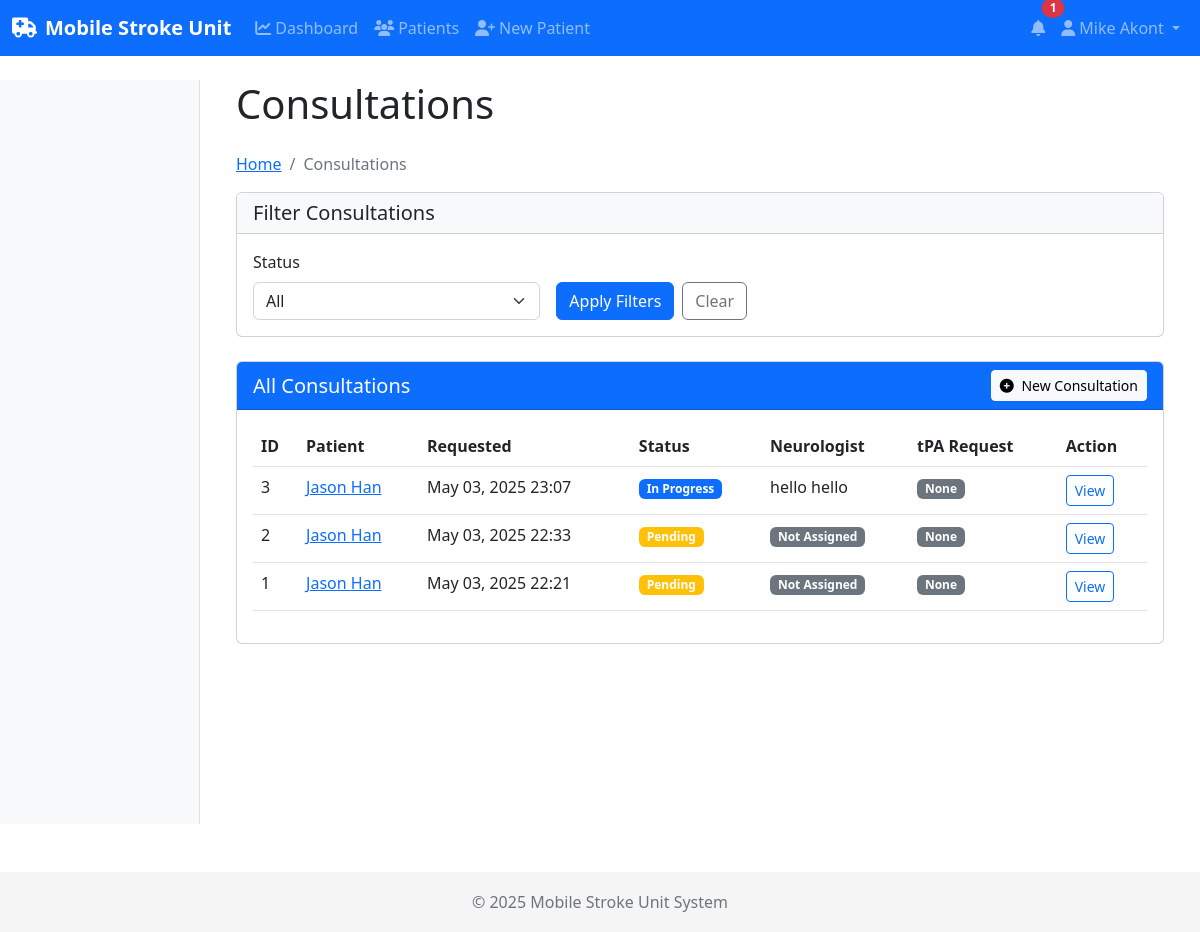
The page /consultations/ (signed in) on the database its author committed.
### accounts/models.py (models this page shows, shortened)
class User(AbstractUser):
    class Role(models.TextChoices):
        PATIENT = 'PATIENT', 'Patient'
        TECHNICIAN = 'TECHNICIAN', 'Technician'
        NEUROLOGIST = 'NEUROLOGIST', 'Neurologist'
    role = models.CharField(
        max_length=20,
        choices=Role.choices,
        default=Role.PATIENT
    )
    phone_number = models.CharField(max_length=15, blank=True)
    groups = models.ManyToManyField(
        'auth.Group',
        related_name='custom_user_set',
        blank=True,
        help_text='The groups this user belongs to. A user will get all permissions granted to each of their groups.',
        verbose_name='groups',
    )
    user_permissions = models.ManyToManyField(
        'auth.Permission',
        related_name='custom_user_set',
        blank=True,
        help_text='Specific permissions for this user.',
        verbose_name='user permissions',
    )
    @property
    def is_technician(self):
        return self.role == self.Role.TECHNICIAN
    @property
    def is_neurologist(self):
        return self.role == self.Role.NEUROLOGIST

### consultations/models.py (models this page shows, shortened)
class Consultation(models.Model):
    STATUS_CHOICES = [
        ('REQUESTED', 'Requested'),
        ('IN_PROGRESS', 'In Progress'),
        ('COMPLETED', 'Completed'),
        ('CANCELLED', 'Cancelled'),
    ]
    patient = models.ForeignKey(Patient, on_delete=models.CASCADE, related_name='consultations')
    requested_by = models.ForeignKey(User, on_delete=models.SET_NULL, null=True, related_name='requested_consultations')
    neurologist = models.ForeignKey(User, on_delete=models.SET_NULL, null=True, related_name='handled_consultations')
    requested_at = models.DateTimeField(auto_now_add=True)
    started_at = models.DateTimeField(null=True, blank=True)
    completed_at = models.DateTimeField(null=True, blank=True)
    status = models.CharField(max_length=20, choices=STATUS_CHOICES, default='REQUESTED')
    chief_complaint = models.TextField()
    notes = models.TextField(blank=True)
    diagnosis = models.TextField(blank=True)
    recommendations = models.TextField(blank=True)
    class Meta:
        ordering = ['-requested_at']

### patients/models.py (models this page shows, shortened)
class Patient(models.Model):
    GENDER_CHOICES = [
        ('M', 'Male'),
        ('F', 'Female'),
        ('O', 'Other'),
    ]
    first_name = models.CharField(max_length=100)
    last_name = models.CharField(max_length=100)
    date_of_birth = models.DateField()
    gender = models.CharField(max_length=1, choices=GENDER_CHOICES)
    phone_number = models.CharField(max_length=15, blank=True)
    address = models.TextField(blank=True)
    emergency_contact_name = models.CharField(max_length=100, blank=True)
    emergency_contact_phone = models.CharField(max_length=15, blank=True)
    medical_history = models.TextField(blank=True)
    current_medications = models.TextField(blank=True)
    allergies = models.TextField(blank=True)
    registered_by = models.ForeignKey(User, on_delete=models.SET_NULL, null=True, related_name='registered_patients')
    registration_date = models.DateTimeField(auto_now_add=True)
    user_account = models.OneToOneField(User, on_delete=models.SET_NULL, null=True, blank=True, related_name='patient_record')
    access_code = models.CharField(max_length=8, unique=True, blank=True, null=True)
    access_code_expiry = models.DateTimeField(blank=True, null=True)
    class Meta:
        ordering = ['-registration_date']

### consultations/views.py (the view)
# urls.py: path('', views.consultation_list, name='list'),
@login_required
def consultation_list(request):
    status_filter = request.GET.get('status', None)
    consultations = Consultation.objects.all()
    if status_filter:
        consultations = consultations.filter(status=status_filter)
    if hasattr(request.user, 'role'):
        if request.user.role == 'TECHNICIAN':
            consultations = consultations.filter(requested_by=request.user)
        elif request.user.role == 'NEUROLOGIST':
            consultations = consultations.filter(
                Q(neurologist=request.user) | Q(neurologist=None)
            )
    consultations = consultations.order_by('-requested_at')
    return render(request, 'consultations/consultation_list.html', {
        'consultations': consultations,
        'status_filter': status_filter,
    })

### templates/consultations/consultation_list.html (shortened to what this page needs)
{% extends "base.html" %}
{% block content %}
<div class="container">
    <h1 class="mb-4">Consultations</h1>
    <nav aria-label="breadcrumb">
        <ol class="breadcrumb">
            <li class="breadcrumb-item"><a href="{% url 'home' %}">Home</a></li>
            <li class="breadcrumb-item active">Consultations</li>
        </ol>
    </nav>
    <div class="card mb-4">
        <div class="card-header bg-light">
            <h5 class="mb-0">Filter Consultations</h5>
        </div>
        <div class="card-body">
            <form method="get" class="row g-3">
                <div class="col-md-4">
                    <label for="statusFilter" class="form-label">Status</label>
                    <select name="status" id="statusFilter" class="form-select">
                        <option value="">All</option>
                    </select>
                </div>
                <div class="col-md-4 d-flex align-items-end">
                    <button type="submit" class="btn btn-primary">Apply Filters</button>
                    <a href="{% url 'consultations:list' %}" class="btn btn-outline-secondary ms-2">Clear</a>
                </div>
            </form>
        </div>
    </div>
    <div class="card">
        <div class="card-header bg-primary text-white d-flex justify-content-between align-items-center">
            <h5 class="mb-0">All Consultations</h5>
            <a href="{% url 'patients:list' %}?action=consultation" class="btn btn-sm btn-light">
                <i class="fas fa-plus-circle me-1"></i> New Consultation
            </a>
        </div>
        <div class="card-body">
            {% if consultations %}
                <div class="table-responsive">
                    <table class="table table-hover">
                        <thead>
                            <tr>
                                <th>ID</th>
                                <th>Patient</th>
                                <th>Requested</th>
                                <th>Status</th>
                                <th>Neurologist</th>
                                <th>tPA Request</th>
                                <th>Action</th>
                            </tr>
                        </thead>
                        <tbody>
                            {% for consultation in consultations %}
                                <tr>
                                    <td>{{ consultation.id }}</td>
                                    <td>
                                        <a href="{% url 'patients:detail' patient_id=consultation.patient.id %}">
                                            {{ consultation.patient.first_name }} {{ consultation.patient.last_name }}
                                        </a>
                                    </td>
                                    <td>{{ consultation.requested_at|date:"M d, Y H:i" }}</td>
                                    <td>
                                        {% if consultation.status == 'REQUESTED' %}
                                            <span class="badge bg-warning">Pending</span>
                                        {% elif consultation.status == 'IN_PROGRESS' %}
                                            <span class="badge bg-primary">In Progress</span>
                                        {% elif consultation.status == 'COMPLETED' %}
                                            <span class="badge bg-success">Completed</span>
                                        {% elif consultation.status == 'CANCELLED' %}
                                            <span class="badge bg-secondary">Cancelled</span>
                                        {% endif %}
                                    </td>
                                    <td>
                                        {% if consultation.neurologist %}
                                            {{ consultation.neurologist.get_full_name|default:consultation.neurologist.username }}
                                        {% else %}
                                            <span class="badge bg-secondary">Not Assigned</span>
                                        {% endif %}
                                    </td>
                                    <td>
                                        {% with tpa_request=consultation.tpa_request %}
                                            {% if tpa_request %}
                                                {% if tpa_request.status == 'REQUESTED' %}
                                                    <span class="badge bg-warning">Requested</span>
                                                {% elif tpa_request.status == 'APPROVED' %}
                                                    <span class="badge bg-success">Approved</span>
                                                    {% if tpa_request.administered %}
                                                        <span class="badge bg-primary">Administered</span>
                                                    {% endif %}
                                                {% elif tpa_request.status == 'DENIED' %}
                                                    <span class="badge bg-danger">Denied</span>
                                                {% endif %}
                                            {% else %}
                                                <span class="badge bg-secondary">None</span>
                                            {% endif %}
                                        {% endwith %}
                                    </td>
                                    <td>
                                        <a href="{% url 'consultations:detail' consultation_id=consultation.id %}" class="btn btn-sm btn-outline-primary">View</a>
                                    </td>
                                </tr>
                            {% endfor %}
                        </tbody>
                    </table>
                </div>
            {% endif %}
        </div>
    </div>
</div>
{% endblock %}

### templates/base.html (shortened to what this page needs)
<!DOCTYPE html>
<html lang="en">
<head>
    <link href="https://cdn.jsdelivr.net/npm/bootstrap@5.2.3/dist/css/bootstrap.min.css" rel="stylesheet">
    <link rel="stylesheet" href="https://cdnjs.cloudflare.com/ajax/libs/font-awesome/6.1.1/css/all.min.css">
</head>
<body>
    <nav class="navbar navbar-expand-md navbar-dark bg-primary fixed-top">
        <div class="container-fluid">
            <a class="navbar-brand" href="{% url 'home' %}">
                <i class="fas fa-ambulance me-2"></i>Mobile Stroke Unit
            </a>
            <div class="collapse navbar-collapse" id="navbarNav">
                <ul class="navbar-nav me-auto">
                    {% if user.is_authenticated %}
                        {% if user.is_technician %}
                            <li class="nav-item">
                                <a class="nav-link" href="{% url 'consultations:technician_dashboard' %}">
                                    <i class="fas fa-chart-line me-1"></i>Dashboard
                                </a>
                            </li>
                            <li class="nav-item">
                                <a class="nav-link" href="{% url 'patients:list' %}">
                                    <i class="fas fa-users me-1"></i>Patients
                                </a>
                            </li>
                            <li class="nav-item">
                                <a class="nav-link" href="{% url 'patients:register_patient' %}">
                                    <i class="fas fa-user-plus me-1"></i>New Patient
                                </a>
                            </li>
                        {% elif user.is_patient %}
                            <li class="nav-item">
                                <a class="nav-link" href="{% url 'patients:dashboard' %}">
                                    <i class="fas fa-chart-line me-1"></i>Dashboard
                                </a>
                            </li>
                        {% endif %}
                    {% endif %}
                </ul>
                <ul class="navbar-nav">
                    {% if user.is_authenticated %}
                        <li class="nav-item position-relative">
                            <a class="nav-link" href="{% url 'consultations:notifications' %}">
                                <i class="fas fa-bell"></i>
                                {% with unread_count=user.notifications.all|length %}
                                    {% if unread_count > 0 %}
                                        <span class="badge bg-danger notification-badge">
                                            {{ unread_count }}
                                        </span>
                                    {% endif %}
                                {% endwith %}
                            </a>
                        </li>
                        <li class="nav-item dropdown">
                            <a class="nav-link dropdown-toggle" href="#" id="navbarDropdown" role="button" data-bs-toggle="dropdown">
                                <i class="fas fa-user me-1"></i>{{ user.get_full_name|default:user.username }}
                            </a>
                        </li>
                    {% endif %}
                </ul>
            </div>
        </div>
    </nav>
    <div class="container-fluid content mt-4 mb-5">
        {% block content_full %}
            <div class="row">
                {% block sidebar %}
                    {% if user.is_authenticated %}
                        <div class="col-md-3 col-lg-2 d-md-block sidebar collapse">
                        </div>
                        <main class="col-md-9 col-lg-10 px-md-4">
                            {% block content %}{% endblock %}
                        </main>
                    {% else %}
                        <main class="col-12">
                            {% block main_content %}{% endblock %}
                        </main>
                    {% endif %}
                {% endblock %}
            </div>
        {% endblock %}
    </div>
    <footer class="footer">
        <div class="container text-center">
            <span class="text-muted">© {% now 'Y' %} Mobile Stroke Unit System</span>
        </div>
    </footer>
</body>
</html>

### templates/base.html (style rules this page uses)
body { padding-top: 56px; min-height: 100vh; display: flex; flex-direction: column; }
.content { flex: 1; }
.navbar-brand { font-weight: bold; }
.sidebar { min-height: calc(100vh - 56px); background-color: #f8f9fa; border-right: 1px solid #dee2e6; padding-top: 20px; }
.footer { margin-top: auto; height: 60px; background-color: #f5f5f5; display: flex; align-items: center; }
.notification-badge { position: absolute; top: 0; right: 0; padding: 0.25rem 0.5rem; font-size: 0.75rem; line-height: 1; border-radius: 50%; transform: translate(50%, -50%); }

### rows shown on the page
User: get_full_name "Mike Akont"
Consultation: id "3", patient.first_name "Jason", patient.last_name "Han", requested_at "May 03, 2025 23:07", status "In Progress", neurologist.get_full_name "hello hello"
Consultation: id "2", patient.first_name "Jason", patient.last_name "Han", requested_at "May 03, 2025 22:33", status "Pending", shows "Not Assigned"
Consultation: id "1", patient.first_name "Jason", patient.last_name "Han", requested_at "May 03, 2025 22:21", status "Pending", shows "Not Assigned"

### other values the page prints
{{ unread_count }} "1"
